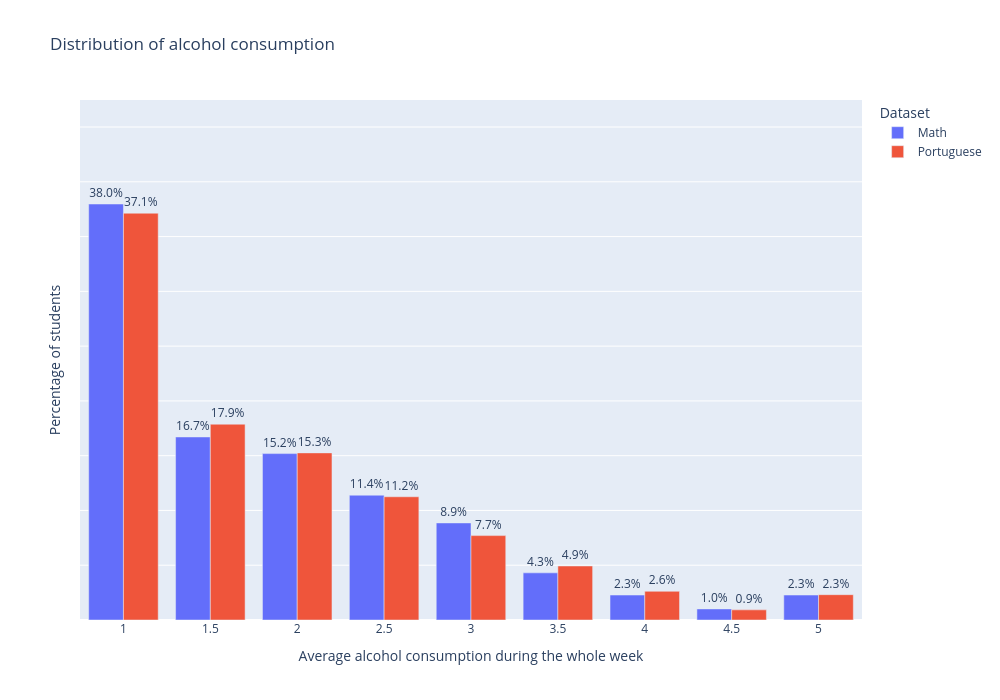

Notebook source saved alongside this figure:
### Code cell
# Gemiddelde alcoholconsumptie berekenen
df3_mat["Alcohol"] = (df3_mat["Dalc"] + df3_mat["Walc"]) / 2
df3_por["Alcohol"] = (df3_por["Dalc"] + df3_por["Walc"]) / 2

# Relatieve frequenties berekenen
counts_mat = (
    df3_mat["Alcohol"]
    .value_counts(normalize=True)
    .sort_index()
)

counts_por = (
    df3_por["Alcohol"]
    .value_counts(normalize=True)
    .sort_index()
)

# Alle mogelijke alcoholscores verzamelen
all_scores = sorted(
    set(counts_mat.index).union(set(counts_por.index))
)

# DataFrame maken
counts = pd.DataFrame({
    "Alcohol": all_scores,
    "Math": counts_mat.reindex(all_scores, fill_value=0).values,
    "Portuguese": counts_por.reindex(all_scores, fill_value=0).values
})

# Omzetten naar long format voor Plotly
counts_long = counts.melt(
    id_vars="Alcohol",
    var_name="Dataset",
    value_name="Verhouding"
)

# Grafiek maken
fig = px.bar(
    counts_long,
    x="Alcohol",
    y="Verhouding",
    color="Dataset",
    barmode="group",
    text="Verhouding",
    labels={
        "Alcohol": "Average alcohol consumption during the whole week",
        "Verhouding": "Percentage of students"
    },
    title="Distribution of alcohol consumption"
)

fig.update_traces(
    texttemplate="%{y:.1%}",
    textposition="outside"
)

fig.update_layout(
    width=1000,
    height=700,
    yaxis_range=[0, counts_long["Verhouding"].max() * 1.25]
)

fig.update_yaxes(
    showticklabels=False,
    title="Percentage of students"
)

fig.show()

### Figure 1 — Plotly figure (JSON) as saved in the notebook; plotly's stock layout.template omitted (floating-point values rounded to 4 significant figures)
{"data": [{"alignmentgroup": "True", "hovertemplate": "Dataset=Math<br>Average alcohol consumption during the whole week=%{x}<br>Percentage of students=%{text}<extra></extra>", "legendgroup": "Math", "marker": {"color": "#636efa", "pattern": {"shape": ""}}, "name": "Math", "offsetgroup": "Math", "orientation": "v", "showlegend": true, "text": [0.3797, 0.1671, 0.1519, 0.1139, 0.08861, 0.04304, 0.02278, 0.01013, 0.02278], "textposition": "outside", "texttemplate": "%{y:.1%}", "type": "bar", "x": [1.0, 1.5, 2.0, 2.5, 3.0, 3.5, 4.0, 4.5, 5.0], "xaxis": "x", "y": [0.3797, 0.1671, 0.1519, 0.1139, 0.08861, 0.04304, 0.02278, 0.01013, 0.02278], "yaxis": "y"}, {"alignmentgroup": "True", "hovertemplate": "Dataset=Portuguese<br>Average alcohol consumption during the whole week=%{x}<br>Percentage of students=%{text}<extra></extra>", "legendgroup": "Portuguese", "marker": {"color": "#EF553B", "pattern": {"shape": ""}}, "name": "Portuguese", "offsetgroup": "Portuguese", "orientation": "v", "showlegend": true, "text": [0.3713, 0.1787, 0.1525, 0.1125, 0.07704, 0.04931, 0.02619, 0.009245, 0.02311], "textposition": "outside", "texttemplate": "%{y:.1%}", "type": "bar", "x": [1.0, 1.5, 2.0, 2.5, 3.0, 3.5, 4.0, 4.5, 5.0], "xaxis": "x", "y": [0.3713, 0.1787, 0.1525, 0.1125, 0.07704, 0.04931, 0.02619, 0.009245, 0.02311], "yaxis": "y"}], "layout": {"barmode": "group", "height": 700, "legend": {"title": {"text": "Dataset"}, "tracegroupgap": 0}, "title": {"text": "Distribution of alcohol consumption"}, "width": 1000, "xaxis": {"anchor": "y", "domain": [0, 1], "title": {"text": "Average alcohol consumption during the whole week"}}, "yaxis": {"anchor": "x", "domain": [0, 1], "range": [0, 0.4747], "showticklabels": false, "title": {"text": "Percentage of students"}}}}
